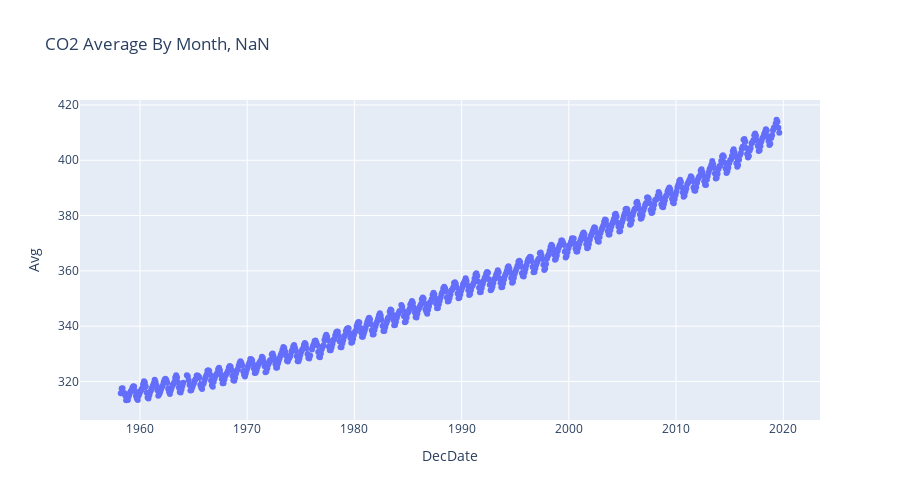

The code cell stored with this chart in its notebook:
### Code cell
px.line(co2_NA, x='DecDate', y='Avg', title="CO2 Average By Month, NaN", height=500, markers=True)

### Figure 1 — Plotly figure (JSON) as saved in the notebook; plotly's stock layout.template omitted (floating-point values rounded to 4 significant figures; data arrays with more than 128 entries replaced by an {"elided": "..."} marker saying what was removed)
{"data": [{"hovertemplate": "DecDate=%{x}<br>Avg=%{y}<extra></extra>", "legendgroup": "", "line": {"color": "#636efa", "dash": "solid"}, "marker": {"symbol": "circle"}, "mode": "markers+lines", "name": "", "orientation": "v", "showlegend": false, "type": "scatter", "x": {"elided": "738 float values"}, "xaxis": "x", "y": {"elided": "738 float values"}, "yaxis": "y"}], "layout": {"height": 500, "legend": {"tracegroupgap": 0}, "title": {"text": "CO2 Average By Month, NaN"}, "xaxis": {"anchor": "y", "domain": [0, 1], "title": {"text": "DecDate"}}, "yaxis": {"anchor": "x", "domain": [0, 1], "title": {"text": "Avg"}}}}
